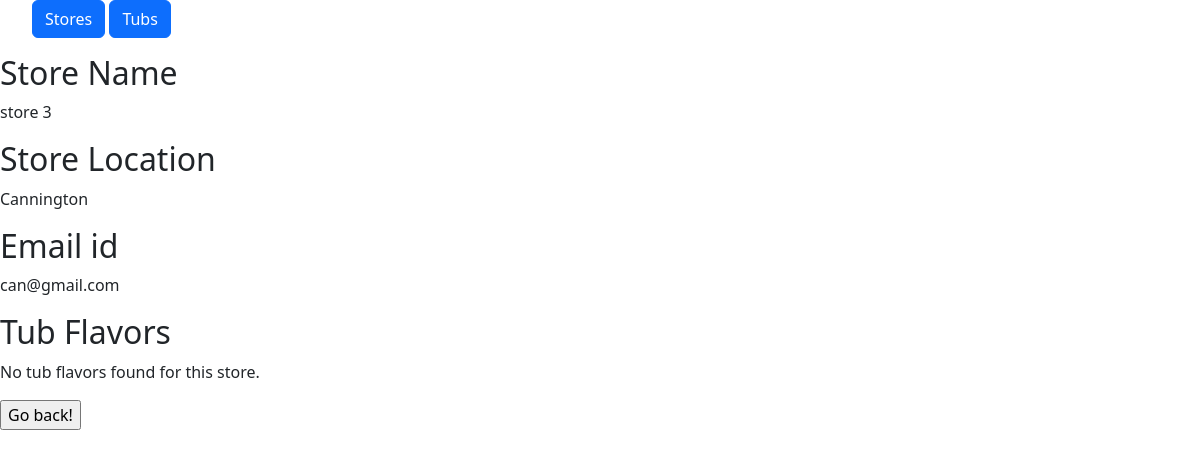
Page /3 on the committed database.
### icecream/models.py (models this page shows, shortened)
class store(models.Model):
    name = models.CharField(max_length=200)               #string field
    store_location = models.CharField(max_length=200)     #String field
    email_id = models.EmailField()                        #email field

### icecream/views.py (the view)
# urls.py: path('<int:store_id>', views.details, name = 'details'),    #To get the store information in detail
def details(request, store_id):
    stores = store.objects.get(id= store_id)
    tubs = stores.tubs.all()
    return render(request, 'details.html', {'stores' : stores,'tubs':tubs})

### icecream/templates/details.html
{% extends 'base.html' %}
{% block content %}
  <h2>Store Name</h2>
  <p>{{ stores.name }}</p>
  <h2>Store Location</h2>
  <p>{{ stores.store_location }}</p>
  <h2>Email id</h2>
  <p>{{ stores.email_id }}</p>
  <h2>Tub Flavors</h2>
  {% if stores.tubs.all %}
    <ul>
    {% for tub in stores.tubs.all %}
      <li>{{ tub.flavor }}</li>
    {% endfor %}
    </ul>
  {% else %}
    <p>No tub flavors found for this store.</p>
  {% endif %}
  <form>
    <input type="button" value="Go back!" onclick="history.back()">
   </form>
{% endblock %}

### rows in the picture
store: name "store 3", store_location "Cannington", email_id "can@gmail.com"
